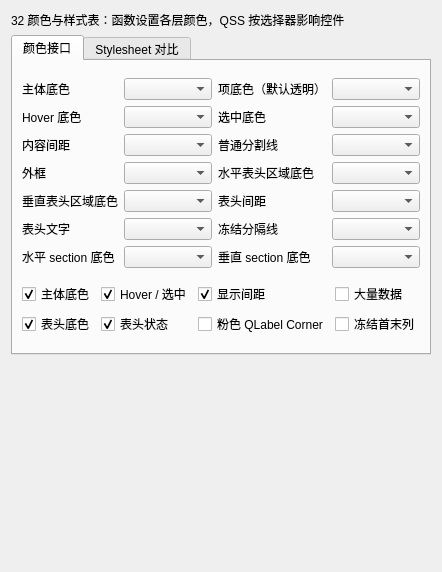
<?xml version='1.0' encoding='utf-8'?>
<ui version="4.0">
 <class>TableColors</class>
 <widget class="QWidget" name="TableColors">
  <layout class="QVBoxLayout" name="pageLayout">
   <item>
    <widget class="QLabel" name="titleLabel">
     <property name="text">
      <string>32 颜色与样式表：函数设置各层颜色，QSS 按选择器影响控件</string>
     </property>
     <property name="wordWrap">
      <bool>true</bool>
     </property>
    </widget>
   </item>
   <item>
    <widget class="QTabWidget" name="tabs">
     <widget class="QWidget" name="colorsTab">
      <attribute name="title">
       <string>颜色接口</string>
      </attribute>
      <layout class="QVBoxLayout" name="optionsLayout">
       <item>
        <layout class="QGridLayout" name="colorsLayout">
         <item row="0" column="0">
          <widget class="QLabel" name="bodyColorLabel">
           <property name="text">
            <string>主体底色</string>
           </property>
          </widget>
         </item>
         <item row="0" column="1">
          <widget class="QComboBox" name="bodyColor" />
         </item>
         <item row="0" column="2">
          <widget class="QLabel" name="itemColorLabel">
           <property name="text">
            <string>项底色（默认透明）</string>
           </property>
          </widget>
         </item>
         <item row="0" column="3">
          <widget class="QComboBox" name="itemColor" />
         </item>
         <item row="1" column="0">
          <widget class="QLabel" name="hoverColorLabel">
           <property name="text">
            <string>Hover 底色</string>
           </property>
          </widget>
         </item>
         <item row="1" column="1">
          <widget class="QComboBox" name="hoverColor" />
         </item>
         <item row="1" column="2">
          <widget class="QLabel" name="selectedColorLabel">
           <property name="text">
            <string>选中底色</string>
           </property>
          </widget>
         </item>
         <item row="1" column="3">
          <widget class="QComboBox" name="selectedColor" />
         </item>
         <item row="2" column="0">
          <widget class="QLabel" name="gapColorLabel">
           <property name="text">
            <string>内容间距</string>
           </property>
          </widget>
         </item>
         <item row="2" column="1">
          <widget class="QComboBox" name="gapColor" />
         </item>
         <item row="2" column="2">
          <widget class="QLabel" name="lineColorLabel">
           <property name="text">
            <string>普通分割线</string>
           </property>
          </widget>
         </item>
         <item row="2" column="3">
          <widget class="QComboBox" name="lineColor" />
         </item>
         <item row="3" column="0">
          <widget class="QLabel" name="frameColorLabel">
           <property name="text">
            <string>外框</string>
           </property>
          </widget>
         </item>
         <item row="3" column="1">
          <widget class="QComboBox" name="frameColor" />
         </item>
         <item row="3" column="2">
          <widget class="QLabel" name="horizontalColorLabel">
           <property name="text">
            <string>水平表头区域底色</string>
           </property>
          </widget>
         </item>
         <item row="3" column="3">
          <widget class="QComboBox" name="horizontalColor" />
         </item>
         <item row="4" column="0">
          <widget class="QLabel" name="verticalColorLabel">
           <property name="text">
            <string>垂直表头区域底色</string>
           </property>
          </widget>
         </item>
         <item row="4" column="1">
          <widget class="QComboBox" name="verticalColor" />
         </item>
         <item row="4" column="2">
          <widget class="QLabel" name="headerGapColorLabel">
           <property name="text">
            <string>表头间距</string>
           </property>
          </widget>
         </item>
         <item row="4" column="3">
          <widget class="QComboBox" name="headerGapColor" />
         </item>
         <item row="5" column="0">
          <widget class="QLabel" name="headerTextColorLabel">
           <property name="text">
            <string>表头文字</string>
           </property>
          </widget>
         </item>
         <item row="5" column="1">
          <widget class="QComboBox" name="headerTextColor" />
         </item>
         <item row="5" column="2">
          <widget class="QLabel" name="dividerColorLabel">
           <property name="text">
            <string>冻结分隔线</string>
           </property>
          </widget>
         </item>
         <item row="5" column="3">
          <widget class="QComboBox" name="dividerColor" />
         </item>
         <item row="6" column="0">
          <widget class="QLabel" name="horizontalSectionColorLabel">
           <property name="text">
            <string>水平 section 底色</string>
           </property>
          </widget>
         </item>
         <item row="6" column="1">
          <widget class="QComboBox" name="horizontalSectionColor" />
         </item>
         <item row="6" column="2">
          <widget class="QLabel" name="verticalSectionColorLabel">
           <property name="text">
            <string>垂直 section 底色</string>
           </property>
          </widget>
         </item>
         <item row="6" column="3">
          <widget class="QComboBox" name="verticalSectionColor" />
         </item>
        </layout>
       </item>
       <item>
        <layout class="QGridLayout" name="switchesLayout">
         <item row="0" column="0">
          <widget class="QCheckBox" name="bodyVisible">
           <property name="text">
            <string>主体底色</string>
           </property>
           <property name="checked">
            <bool>true</bool>
           </property>
          </widget>
         </item>
         <item row="0" column="1">
          <widget class="QCheckBox" name="statesVisible">
           <property name="text">
            <string>Hover / 选中</string>
           </property>
           <property name="checked">
            <bool>true</bool>
           </property>
          </widget>
         </item>
         <item row="0" column="2">
          <widget class="QCheckBox" name="gaps">
           <property name="text">
            <string>显示间距</string>
           </property>
           <property name="checked">
            <bool>true</bool>
           </property>
          </widget>
         </item>
         <item row="0" column="3">
          <widget class="QCheckBox" name="manyRows">
           <property name="text">
            <string>大量数据</string>
           </property>
           <property name="checked">
            <bool>false</bool>
           </property>
          </widget>
         </item>
         <item row="1" column="0">
          <widget class="QCheckBox" name="headersVisible">
           <property name="text">
            <string>表头底色</string>
           </property>
           <property name="checked">
            <bool>true</bool>
           </property>
          </widget>
         </item>
         <item row="1" column="1">
          <widget class="QCheckBox" name="headerStates">
           <property name="text">
            <string>表头状态</string>
           </property>
           <property name="checked">
            <bool>true</bool>
           </property>
          </widget>
         </item>
         <item row="1" column="2">
          <widget class="QCheckBox" name="customCorner">
           <property name="text">
            <string>粉色 QLabel Corner</string>
           </property>
           <property name="checked">
            <bool>false</bool>
           </property>
          </widget>
         </item>
         <item row="1" column="3">
          <widget class="QCheckBox" name="frozen">
           <property name="text">
            <string>冻结首末列</string>
           </property>
           <property name="checked">
            <bool>false</bool>
           </property>
          </widget>
         </item>
        </layout>
       </item>
      </layout>
     </widget>
     <widget class="QWidget" name="qssTab">
      <attribute name="title">
       <string>Stylesheet 对比</string>
      </attribute>
      <layout class="QVBoxLayout" name="qssLayout">
       <item>
        <widget class="QComboBox" name="preset">
         <item>
          <property name="text">
           <string>无样式表</string>
          </property>
         </item>
         <item>
          <property name="text">
           <string>仅 View：绿色背景</string>
          </property>
         </item>
         <item>
          <property name="text">
           <string>仅 View：渐变背景</string>
          </property>
         </item>
         <item>
          <property name="text">
           <string>仅 Viewport：粉色背景</string>
          </property>
         </item>
         <item>
          <property name="text">
           <string>仅业务 QLabel：橙色背景</string>
          </property>
         </item>
         <item>
          <property name="text">
           <string>宽泛 QWidget：所有子控件蓝色背景</string>
          </property>
         </item>
         <item>
          <property name="text">
           <string>滚动条：紫色背景</string>
          </property>
         </item>
         <item>
          <property name="text">
           <string>QHeaderView::section：不匹配本框架表头</string>
          </property>
         </item>
         <item>
          <property name="text">
           <string>整条表头：浅绿背景</string>
          </property>
         </item>
         <item>
          <property name="text">
           <string>默认名称：表头 section 文字</string>
          </property>
         </item>
         <item>
          <property name="text">
           <string>默认名称：section 与 corner 背景</string>
          </property>
         </item>
         <item>
          <property name="text">
           <string>整条表头：渐变背景</string>
          </property>
         </item>
         <item>
          <property name="text">
           <string>整条表头：透明背景</string>
          </property>
         </item>
         <item>
          <property name="text">
           <string>View 与 Viewport：半透明叠加</string>
          </property>
         </item>
         <item>
          <property name="text">
           <string>View 与 Viewport：内容渐变</string>
          </property>
         </item>
        </widget>
       </item>
       <item>
        <widget class="QPlainTextEdit" name="qssEditor">
         <property name="maximumHeight">
          <number>125</number>
         </property>
         <property name="placeholderText">
          <string>编辑 QSS 后点击应用；仅设置到下方示例 View。</string>
         </property>
        </widget>
       </item>
       <item>
        <layout class="QHBoxLayout" name="qssButtons">
         <item>
          <widget class="QPushButton" name="applyQss">
           <property name="text">
            <string>应用 QSS</string>
           </property>
          </widget>
         </item>
         <item>
          <widget class="QPushButton" name="clearQss">
           <property name="text">
            <string>清除 QSS</string>
           </property>
          </widget>
         </item>
        </layout>
       </item>
       <item>
        <widget class="QLabel" name="qssHint">
         <property name="wordWrap">
          <bool>true</bool>
         </property>
        </widget>
       </item>
      </layout>
     </widget>
    </widget>
   </item>
   <item>
    <widget class="QLabel" name="statusLabel">
     <property name="wordWrap">
      <bool>true</bool>
     </property>
     <property name="textInteractionFlags">
      <set>Qt::TextSelectableByMouse</set>
     </property>
    </widget>
   </item>
   <item>
    <widget class="QWidget" name="previewHost">
     <property name="minimumSize">
      <size>
       <width>0</width>
       <height>180</height>
      </size>
     </property>
     <layout class="QVBoxLayout" name="previewLayout">
      <property name="leftMargin">
       <number>12</number>
      </property>
      <property name="topMargin">
       <number>12</number>
      </property>
      <property name="rightMargin">
       <number>12</number>
      </property>
      <property name="bottomMargin">
       <number>12</number>
      </property>
     </layout>
    </widget>
   </item>
  </layout>
 </widget>
 <resources />
 <connections />
</ui>
